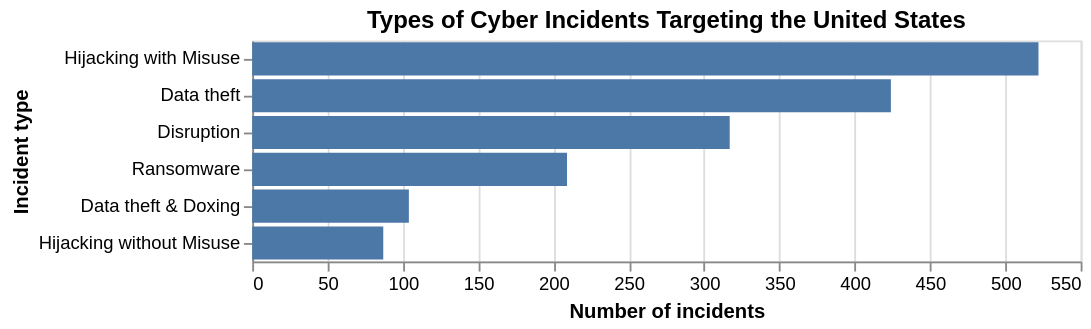

Write notebook code for a chart like this one.
### Code cell
types = count_values(us, 'incident_type')

alt.Chart(types).mark_bar().encode(
    alt.X('incidents:Q', title='Number of incidents'),
    alt.Y('incident_type:N', sort='-x', title='Incident type')
).properties(title='Types of Cyber Incidents Targeting the United States', width=450)

### Figure 1 — Vega-Lite specification as saved in the notebook (floating-point values rounded to 4 significant figures)
{"config": {"view": {"continuousWidth": 300, "continuousHeight": 300}}, "data": {"name": "data-58ef4e8331b382989dc34b11ee83274f"}, "mark": {"type": "bar"}, "encoding": {"x": {"field": "incidents", "title": "Number of incidents", "type": "quantitative"}, "y": {"field": "incident_type", "sort": "-x", "title": "Incident type", "type": "nominal"}}, "title": "Types of Cyber Incidents Targeting the United States", "width": 450, "$schema": "https://vega.github.io/schema/vega-lite/v5.20.1.json", "datasets": {"data-58ef4e8331b382989dc34b11ee83274f": [{"incident_type": "Hijacking with Misuse", "incidents": 522}, {"incident_type": "Data theft", "incidents": 424}, {"incident_type": "Disruption", "incidents": 317}, {"incident_type": "Ransomware", "incidents": 209}, {"incident_type": "Data theft & Doxing", "incidents": 104}, {"incident_type": "Hijacking without Misuse", "incidents": 87}]}}
